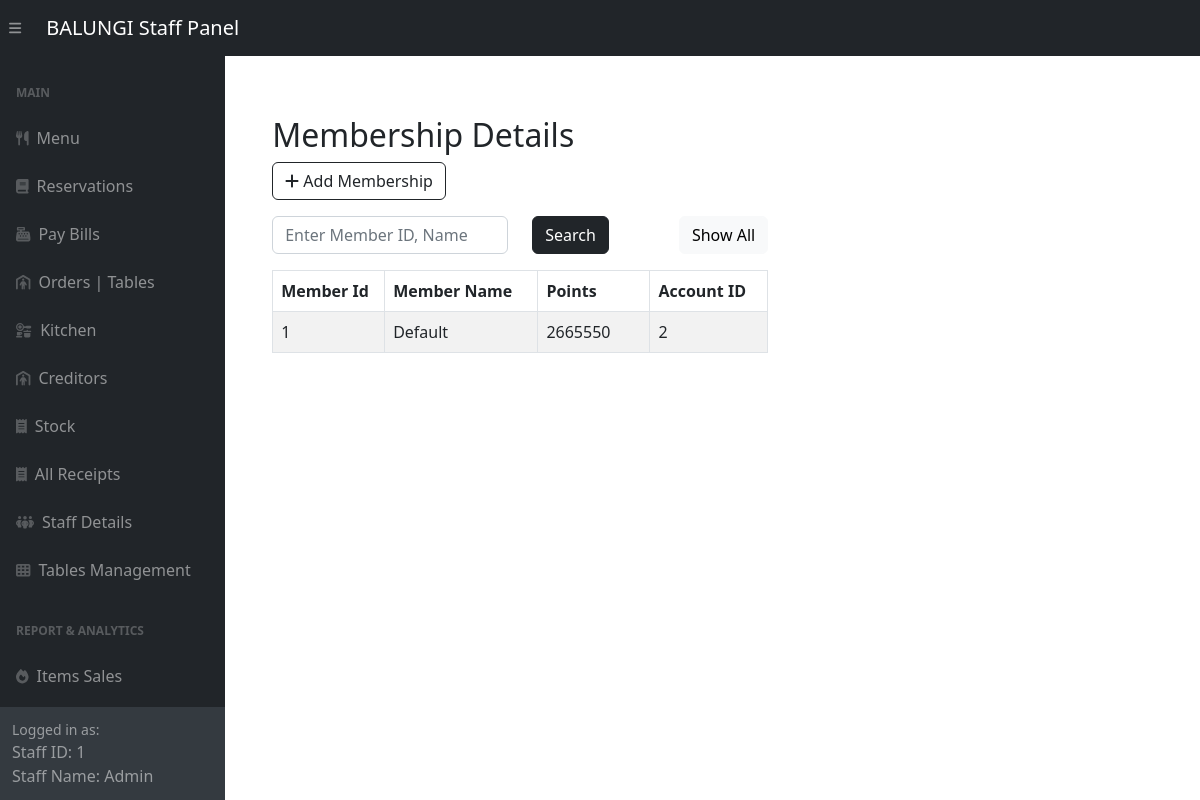
The app's page /adminSide/panel/customer-panel.php (signed in) with its own data.
### tables this page shows
CREATE TABLE `memberships` (
  `member_id` int(11) NOT NULL,
  `member_name` varchar(255) DEFAULT NULL,
  `points` int(11) DEFAULT NULL,
  `account_id` int(11) DEFAULT NULL
);

### adminSide/panel/customer-panel.php (the view, shortened to what this page needs)
<?php include '../inc/dashHeader.php'; ?>
<div class="wrapper">
    <div class="container-fluid pt-5 pl-600">
        <div class="row">
            <div class="m-50">
                <div class="mt-5 mb-3">
                    <h2 class="pull-left">Membership Details</h2>
                    <a href="../customerCrud/createCust.php" class="btn btn-outline-dark"><i class="fa fa-plus"></i> Add Membership</a>
                </div>
                <div class="mb-3">
                    <form method="POST" action="#">
                        <div class="row">
                            <div class="col-md-6">
                                <input required type="text" id="search" name="search" class="form-control" placeholder="Enter Member ID, Name">
                            </div>
                            <div class="col-md-3">
                                <button type="submit" class="btn btn-dark">Search</button>
                            </div>
                            <div class="col" style="text-align: right;" >
                                <a href="customer-panel.php" class="btn btn-light">Show All</a>
                            </div>
                        </div>
                    </form>
                </div>
                <?php
                require_once "../config.php";
                if (isset($_POST['search'])) {
                    if (!empty($_POST['search'])) {
                        $search = $_POST['search'];
                        $sql = "SELECT * FROM Memberships WHERE member_name LIKE '%$search%' OR member_id = '$search'ORDER BY member_id";
                    } else {
                        $sql = "SELECT * FROM Memberships ORDER BY member_id";
                    }
                } else {
                     $sql = "SELECT * FROM Memberships ORDER BY member_id";
                }
                if ($result = mysqli_query($link, $sql)) {
                    if (mysqli_num_rows($result) > 0) {
                        echo '<table class="table table-bordered table-striped">';
                        echo "<thead>";
                        echo "<tr>";
                        echo "<th style='width:7em;'>Member Id</th>";
                        echo "<th>Member Name</th>";
                        echo "<th style='width:7em;'>Points</th>";
                        echo "<th>Account ID</th>";
                        echo "</tr>";
                        echo "</thead>";
                        echo "<tbody>";
                        while ($row = mysqli_fetch_array($result)) {
                            echo "<tr>";
                            echo "<td>" . $row['member_id'] . "</td>";
                            echo "<td>" . $row['member_name'] . "</td>";
                            echo "<td>" . $row['points'] . "</td>";
                            echo "<td>" . $row['account_id'] . "</td>";
                            echo "</tr>";
                        }
                        echo "</tbody>";
                        echo "</table>";
                    } else {
                        echo '<div class="alert alert-danger"><em>No records were found.</em></div>';
                    }
                } else {
                    echo "Oops! Something went wrong. Please try again later.";
                }
                ?>
            </div>
        </div>
    </div>
</div>
<?php include '../inc/dashFooter.php'; ?>

### adminSide/panel/customer-panel.php (style rules this page uses)
.wrapper { width: 60%; padding-left: 200px; padding-top: 20px }

### records on screen
memberships: member_id "1", member_name "Default", points "2665550", account "2"

### other values on screen
$_SESSION['logged_account_id'] "1"
$_SESSION['logged_staff_name'] "Admin"
